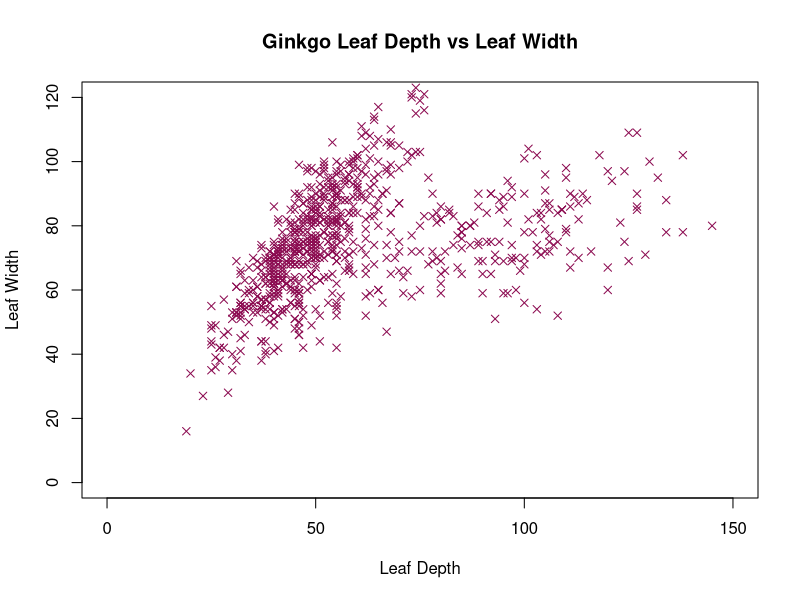
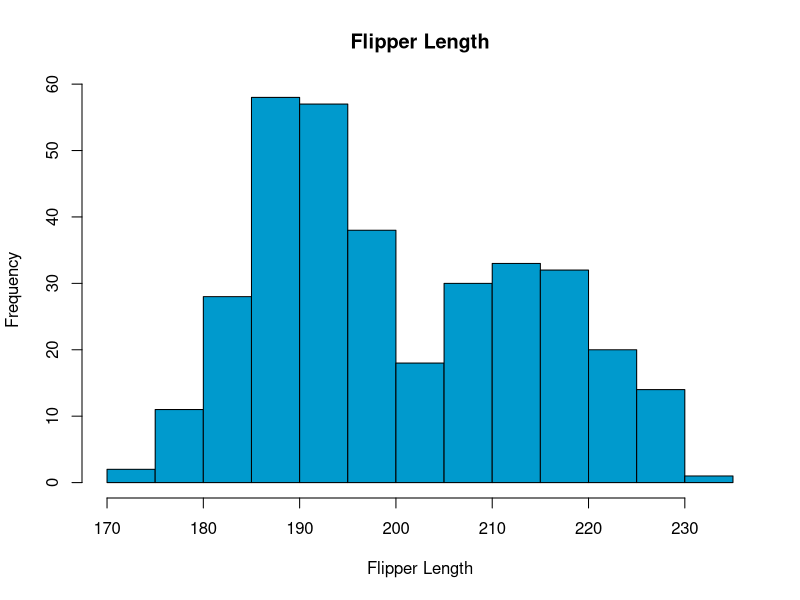
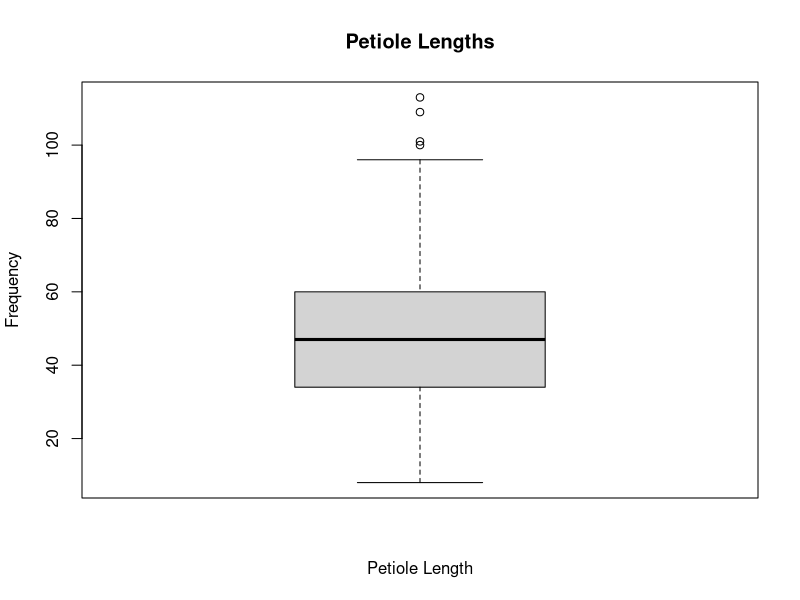
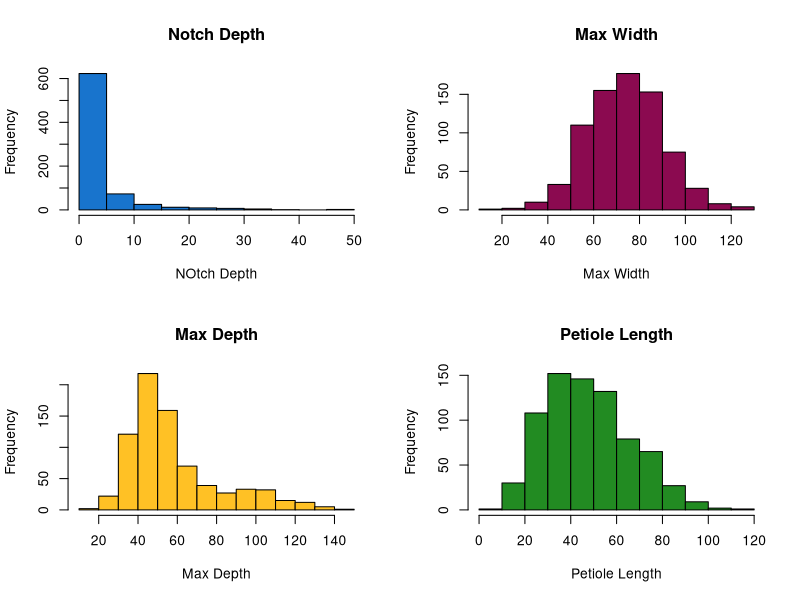

R code for these plots, in order:
## ---- chunk 1
knitr::opts_chunk$set(echo = TRUE)
## ---- chunk 2
require("here")
## ---- chunk 3
require(palmerpenguins)
## ---- chunk 4
library(here)
library(palmerpenguins)
## ---- chunk 5
ginkgo_data_2021 <- read.csv(here("data", "ginkgo_data_2021.csv"))
head(ginkgo_data_2021)
## ---- chunk 6
## Create a vector of numbers:
num_vec  = c(1, 4, 8, 9, 13)

## Create a vector of characters:
char_vec = c("a", "fish", "data is cool")
## ---- chunk 7
## Typing the name of the vector into the console prints the contents
num_vec

## The print() function accomplishes the same task:
print(char_vec)

## ---- chunk 8
num_vec
length(num_vec)
## ---- chunk 9
vector_m = c(1, 4, 8, 9, 13, 15, 19, 26, 31, 33, 37, 40)
## ---- chunk 10
matrix1 = matrix(data = vector_m, nrow = 3, byrow = TRUE)
print(matrix1)
## ---- chunk 11
ginkgo_df = data.frame(ginkgo_data_2021)
head(ginkgo_df)
## ---- chunk 12
here("ginkgo_data_2021.csv")
petiole_length = ginkgo_data_2021$petiole_length
## ---- chunk 13
here("ginkgo_data_2021.csv")
row1 = ginkgo_data_2021[1,]
row1
## ---- chunk 14
here("ginkgo_data_2021.csv")
row2col3 = ginkgo_data_2021[2,3]
row2col3
## ---- chunk 15
here("ginkgo_data_2021.csv")
col3 = ginkgo_data_2021[,3]
head(col3)
## ---- chunk 16
Adelie = subset(penguins, species == "Adelie")
Adelie
## ---- chunk 17
summary(ginkgo_data_2021)
## ---- chunk 18
mean(ginkgo_data_2021$notch_depth)
## ---- chunk 19
sd(ginkgo_data_2021$notch_depth)
## ---- chunk 20
leaf_depth = ginkgo_data_2021$max_depth
leaf_width = ginkgo_data_2021$max_width
plot(leaf_depth, leaf_width, col = "deeppink4", pch = 4, cex = 1, main = "Ginkgo Leaf Depth vs Leaf Width", xlab = "Leaf Depth", ylab = "Leaf Width", xlim = c(0,150), ylim = c(0,120))
## ---- chunk 21
flipper_length = penguins$flipper_length_mm
hist(flipper_length, breaks = 12, col = "deepskyblue3", main = "Flipper Length", xlab = "Flipper Length", ylab = "Frequency")
## ---- chunk 22
boxplot(petiole_length, main = "Petiole Lengths", xlab = "Petiole Length", ylab = "Frequency")
conditional_notch = subset(ginkgo_data_2021, seeds_present = "TRUE")

## ---- chunk 23
par(mfrow = c(2,2))
hist(ginkgo_data_2021$notch_depth, col = "dodgerblue3", main = "Notch Depth", xlab = "NOtch Depth", ylab = "Frequency")
hist(ginkgo_data_2021$max_width, col = "deeppink4", main = "Max Width", xlab = "Max Width", ylab = "Frequency")
hist(ginkgo_data_2021$max_depth, col = "goldenrod1", main = "Max Depth", xlab = "Max Depth", ylab = "Frequency")
hist(ginkgo_data_2021$petiole_length, col = "forestgreen", main = "Petiole Length", xlab = "Petiole Length", ylab = "Frequency")

## ---- chunk 24
dnorm(2, 4, 6, 8)
## ---- chunk 25
pnorm(2, 4, 6, 8)
## ---- chunk 26
qnorm(2, 4, 6, 8)
## ---- chunk 27
dbinom(10, size = 20, prob = .75)
## ---- chunk 28
pbinom(10, size = 20, prob = .75)
## ---- chunk 29
qbinom(10, size = 20, prob = .75)
